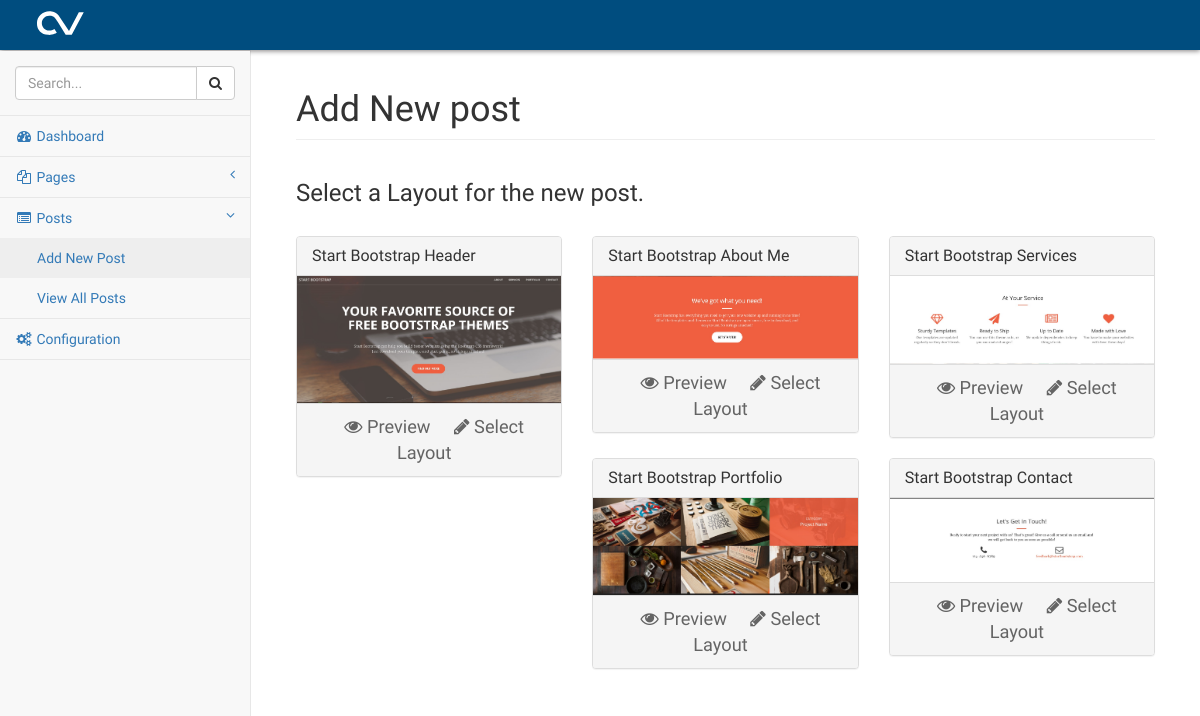
/cv-admin/posts.php?source=add, run on the app's committed database.
### tables this page shows
CREATE TABLE `admin_sidenav_items` (
  `sidenav_id` int(3) NOT NULL,
  `sidenav_name` varchar(50) NOT NULL,
  `sidenav_icon` varchar(50) NOT NULL,
  `sidenav_url` varchar(255) NOT NULL DEFAULT '#',
  `sidenav_has_dropdown` tinyint(1) NOT NULL DEFAULT '0',
  `sidenav_dropdown_items` text NOT NULL,
  `sidenav_pos` int(3) NOT NULL
);

CREATE TABLE `site_snippets` (
  `snippet_id` int(20) NOT NULL,
  `snippet_name` varchar(255) NOT NULL,
  `snippet_display_name` varchar(255) NOT NULL,
  `snippet_tags` text NOT NULL,
  `snippet_content` longtext NOT NULL,
  `snippet_preview_img` varchar(255) DEFAULT NULL,
  `snippet_description` text
);

### cv-admin/includes/functions.php (called while the page is built, shortened)
<?php
    function connect_db() {
        $link = mysqli_connect(DB_HOST, DB_USER, DB_PASS, DB_NAME) or die("ERROR: " . mysqli_error());
        return $link;
    }
?>

### cv-admin/includes/classes/post.php (the view, shortened to what this page needs)
<?php
	abstract class post {
		public static function demo_view() {
			$result_content = mysqli_query(connect_db(), 'SELECT * FROM `' . TABLE_PREFIX . 'snippets`;');
			$preview_structure = '<div class="row">';
			while($row_content = mysqli_fetch_assoc($result_content)) {
				$preview_structure .= '<div class="col-sm-4">
			                    		<div class="panel panel-default">
							                <div class="panel-heading">
							                    <h3 class="panel-title">' . $row_content["snippet_display_name"] . '</h3>
							                </div>
							                <div class="panel-image hide-panel-body">
							                    <img src="' . $row_content["snippet_preview_img"] . '" class="panel-image-preview" />
							                </div>
							                <div class="panel-body">
							                    <h4>' . $row_content["snippet_display_name"] . '</h4>
							                    <p>' . $row_content["snippet_description"] . '</p>
							                    <small><span class="fa fa-tag"></span> ' . ucwords($row_content["snippet_tags"]) . '</small>
							                </div>
							                <div class="panel-footer text-center">
							                    <a title="Preview" class="simple-ajax-popup" href="snippet.php?task=preview&sid=' . $row_content["snippet_id"] . '"><span class="snip fa fa-eye"></span> Preview</a>
							                    <a title="Select Layout" class="snippet-task" href="#" data-task="new" data-sid="' . $row_content["snippet_id"] . '"><span class="snip fa fa-pencil"></span> Select Layout</a>
							                </div>
							            </div>
			                    	</div>';
			}
			$preview_structure .= '</div>';
			return $preview_structure;
		}
	}
?>

### cv-admin/includes/nav_sidebar.php
<div class="navbar-default sidebar" role="navigation">
    <div class="sidebar-nav navbar-collapse">
        <ul class="nav" id="side-menu">
            <li class="sidebar-search">
                <div class="input-group custom-search-form">
                    <input type="text" class="form-control" placeholder="Search...">
                    <span class="input-group-btn">
                    <button class="btn btn-default" type="button">
                        <i class="fa fa-search"></i>
                    </button>
                </span>
                </div>
            </li>
            <?php
                $link = connect_db('cv_cms');
                $all_sidebar_query = "SELECT * FROM `admin_sidenav_items` ORDER BY `sidenav_pos` ASC";
                $sidebar_result = mysqli_query($link, $all_sidebar_query);
                while($sidebar_row = mysqli_fetch_assoc($sidebar_result)) {
                    if(!$sidebar_row['sidenav_has_dropdown']) {
            ?>
            <li>
                <a href="<?= $sidebar_row['sidenav_url'] ?>"> <i class="fa <?= $sidebar_row['sidenav_icon'] ?> fa-fw"></i><?= "  " . ucwords($sidebar_row['sidenav_name']) ?></a>
            </li>
            <?php
                    }
                    else {
            ?>
            <li>
                <a href="<?= $sidebar_row['sidenav_url'] ?>"><i class="fa <?= $sidebar_row['sidenav_icon'] ?> fa-fw"></i><?= "  " .  ucwords($sidebar_row['sidenav_name']) ?><span class="fa arrow"></span></a>
                <ul class="nav nav-second-level">
            <?php
                        $items_raw = $sidebar_row['sidenav_dropdown_items'];
                        $items_list = explode(";", $items_raw);
                        foreach($items_list as $item_element) {
                            $item = explode(",", $item_element);
            ?>
                    <li>
                        <a href="<?= $item[1] ?>"><?= "  " . ucwords($item[0]) ?></a>
                    </li>
            <?php
                        }
            ?>
                   </ul>
            </li>
            <?php
                    }
                }
            ?>
        </ul>
    </div>
</div>

### data on the page
admin_sidenav_items: sidenav_name "Dashboard"
admin_sidenav_items: sidenav_name "Pages"
admin_sidenav_items: sidenav_name "Posts", sidenav_dropdown_items "Add New Post", sidenav_dropdown_items "View All Posts"
admin_sidenav_items: sidenav_name "Configuration"
site_snippets: snippet_display_name "Start Bootstrap Header", snippet_preview_img (picture)
site_snippets: snippet_display_name "Start Bootstrap About Me", snippet_preview_img (picture)
site_snippets: snippet_display_name "Start Bootstrap Services", snippet_preview_img (picture)
site_snippets: snippet_display_name "Start Bootstrap Portfolio", snippet_preview_img (picture)
site_snippets: snippet_display_name "Start Bootstrap Contact", snippet_preview_img (picture)

### other printed values
$page['heading'] "Add New post"
